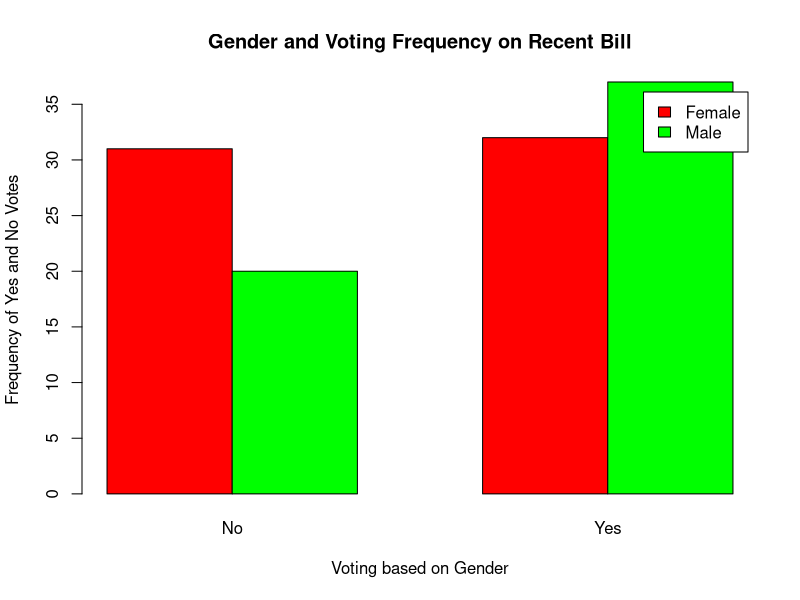

Write R code to recreate this figure.
## ---- chunk 1
library(tidyverse)
ch19ds2 <- read.csv("ch19ds2.csv")
## ---- chunk 2
Proposition_Data <- tribble(
                  ~Yes, ~No,
                  150, 50)
## ---- chunk 3
chisq.test(Proposition_Data, correct = FALSE)
## ---- chunk 4
head(ch19ds2)
## ---- chunk 5
Vote_Gender_table <- table(ch19ds2)
Vote_Gender_table
## ---- chunk 6
# Create a vector with frequency values
# Write the values by filling in the rows of the first
# column, then the second, and so on. 
Matrix1 <- c(31, 20, 32, 37)

#Change the vector into a matrix by assigning the dimensions. 
#In this case we want a 2 x 2 matrix, so 2 rows and 2 columns
dim(Matrix1) <- c(2, 2)

# change column names
colnames(Matrix1) <- c("No","Yes")
# change row names
rownames(Matrix1) <- c("Female","Male")

#Check out the finished product
Matrix1
## ---- chunk 7
chisq.test(Matrix1, correct = FALSE)
## ---- chunk 8
31/20
## ---- chunk 9
32/37
## ---- chunk 10
(31/20)/(32/37)
## ---- chunk 11
barplot(Matrix1, beside = TRUE,
        col = c("red", "green"), legend.text = TRUE, 
        xlab = "Voting based on Gender", 
        ylab = "Frequency of Yes and No Votes", 
        main = "Gender and Voting Frequency on Recent Bill")
